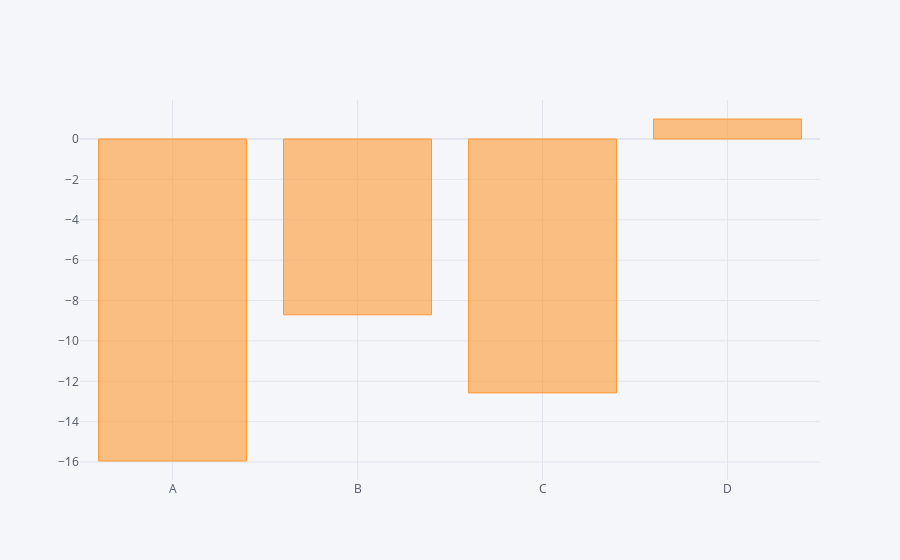

Notebook code cell kept with this figure:
### Code cell
df.sum().iplot(kind='bar')

### Figure 1 — Plotly figure (JSON) as saved in the notebook; plotly's stock layout.template omitted (floating-point values rounded to 4 significant figures)
{"data": [{"marker": {"color": "rgba(255, 153, 51, 0.6)", "line": {"color": "rgba(255, 153, 51, 1.0)", "width": 1}}, "name": "None", "orientation": "v", "text": "", "type": "bar", "x": ["A", "B", "C", "D"], "y": [-15.95, -8.707, -12.57, 0.9906]}], "layout": {"legend": {"bgcolor": "#F5F6F9", "font": {"color": "#4D5663"}}, "paper_bgcolor": "#F5F6F9", "plot_bgcolor": "#F5F6F9", "title": {"font": {"color": "#4D5663"}}, "xaxis": {"gridcolor": "#E1E5ED", "showgrid": true, "tickfont": {"color": "#4D5663"}, "title": {"font": {"color": "#4D5663"}, "text": ""}, "zerolinecolor": "#E1E5ED"}, "yaxis": {"gridcolor": "#E1E5ED", "showgrid": true, "tickfont": {"color": "#4D5663"}, "title": {"font": {"color": "#4D5663"}, "text": ""}, "zerolinecolor": "#E1E5ED"}}}
